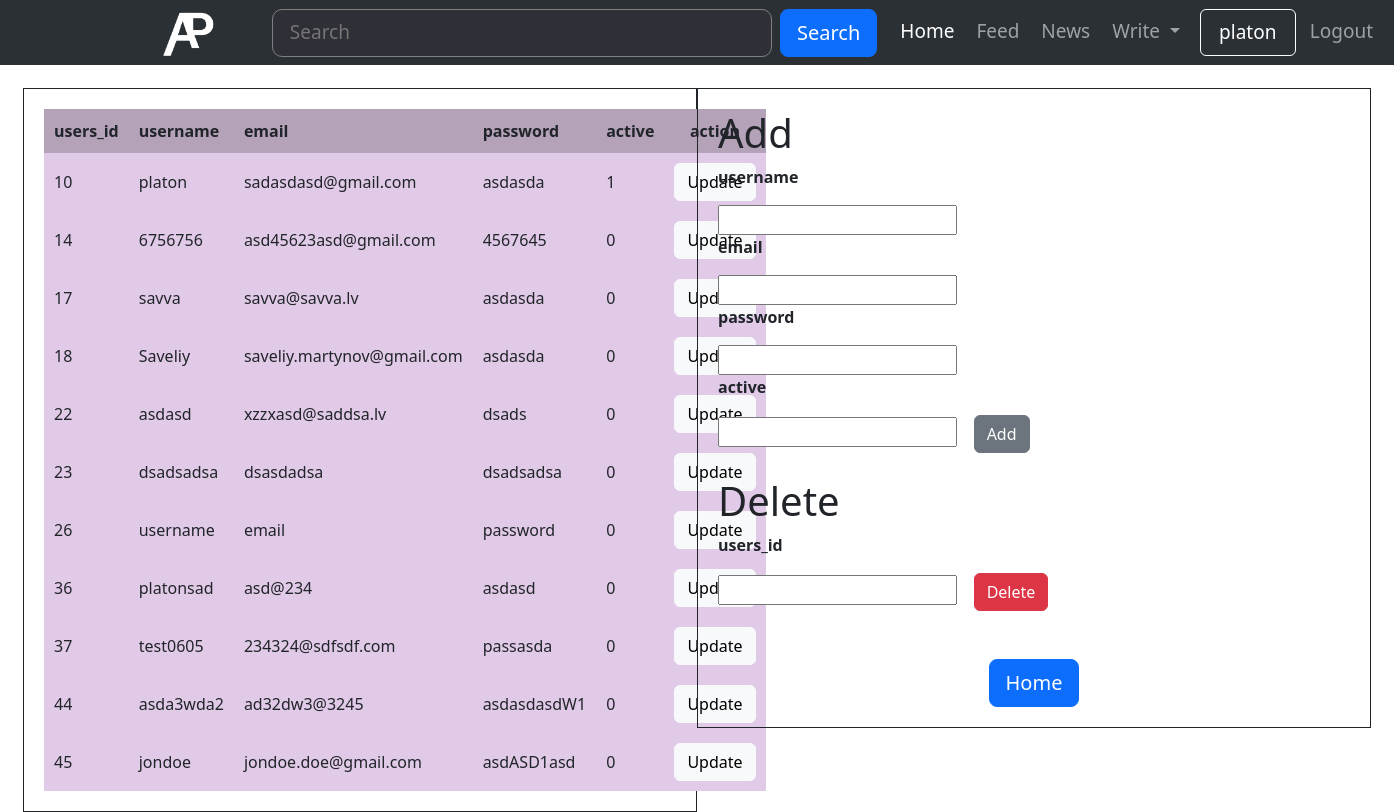
Screenshot of /news_portal_g1/admin_user.php (signed in) with the database file from the repository.
### tables this page shows
CREATE TABLE `users` (
  `users_id` int(11) NOT NULL,
  `username` varchar(255) NOT NULL,
  `email` varchar(255) NOT NULL,
  `password` varchar(255) NOT NULL,
  `active` int(1) NOT NULL
);

### news_portal_g1/admin_user.php (the view, shortened to what this page needs)
<?php
    $servername = "localhost";
    $database = "news_portal";
    $username = "root";
    $password = "";
    $conn = mysqli_connect($servername, $username, $password, $database);
?>
<!doctype html>
<html lang="en">
<head>
    <link rel ="stylesheet" href="https://cdn.jsdelivr.net/npm/bootstrap@5.3.0-alpha1/dist/css/bootstrap.min.css" rel="stylesheet">
    <link rel ="stylesheet" href="style.css">
</head>
<body>
        <nav class="padding-navbar navbar navbar-expand-lg bg-body-tertiary navbar bg-dark class-navbar" data-bs-theme="dark">
            <div class="container-fluid">
            <a href="home.php"><img class="navbar-brand" src="/news_portal_g1/img/ap-logo.png" width="100px" alt=""></a>
                <form class="d-flex" role="search">
                <input class="form-control-header me-2" type="search" placeholder="   Search" aria-label="Search">
                <button class=" btn btn-lg btn-primary border-radiuss-10" type="submit">Search</button>
                </form>
            </div>
            <ul class="navbar-nav me-auto my-2 my-lg-0 navbar-nav-scroll " style="--bs-scroll-height: 100px;">
                <li class="nav-item">
                    <a class="nav-link active" aria-current="page" href="home.php">Home</a>
                </li>
                <li class="nav-item">
                    <a class="nav-link" href="#">Feed</a>
                </li>
                <li class="nav-item">
                    <a class="nav-link" href="#">News</a>
                    </li>
                <li class="nav-item dropdown">
                    <a class="btn btn-primary nav-link dropdown-toggle" href="#" role="button"
                    data-bs-toggle="dropdown" aria-expanded="false">
                    Write
                    </a>
                </li>
            <li class="menu-member">
                <?php
                    if(isset($_SESSION["username"]))
                    {
                ?>
                    <li><a href="profile.php" class=" border nav-link border border-white rounded  css-test" href="index.php"><?php echo $_SESSION['username']; ?></a></li>
                    <li><a href="logout.php" class="nav-link">Logout</a></li>
                <?php
                    }
                    else
                    {
                ?>
                    <li><a href="index.php" class="nav-link active">&nbspRegister</a></li>
                    <li><a href="login.php" class="nav-link active">Login</a></li>
                <?php
                    }
                ?>
            </li>
                </ul>
        </nav>
    <div class="float-container">
<div class="float-child">
  <table>
        <tr>
            <th>users_id</th>
            <th>username</th>
            <th>email</th>
            <th>password</th>
            <th>active</th>
            <th><center>action</center></th>
        </tr>
            <?php
            $users = mysqli_query($conn,"SELECT * FROM `users`");
            $users=mysqli_fetch_all($users);
        foreach ($users as $user)
        {
        echo '
        <tr>
            <td>' .$user[0]  . '</td>
            <td>' .$user[1]  . '</td>
            <td>' .$user[2]  . '</td>
            <td>' .$user[3]  . '</td>
            <td>' .$user[4]  . '</td>
            <td><a class="btn btn-light" href="update_user.php?k_id='.$user[0] .'">Update</a> </td>
        </tr>
        ';
        }
            ?>
        </table>
</div>
<div class="float-child">
  <h1>Add</h1>
        <form action="add_user.php" method="post" enctype="multipart/form-data">
            <p><b>username</b></p>
            <input type="text" name="name">
            <p><b>email</b></p>
            <input type="email" name="email">
            <p><b>password</b></p>
            <input type="password" name="password">
            <p><b>active</b></p>
            <input type="text" name="active">&nbsp&nbsp&nbsp
            <button type="submit" class="btn btn-secondary">Add</button>
        </form><br>
        <h1>Delete</h1>
        <form action="delete_user.php" method="post" enctype="multipart/form-data">
            <p><b>users_id</b></p>
            <input type="text" name="id">&nbsp&nbsp&nbsp
            <button type="submit" class="btn btn-danger">Delete </button><br><br><br>
        </form>
        <?php
        echo "<center><a href='home.php' class='btn btn-lg btn-primary'> Home </a></center>";
        ?>
  </div>
</div>
</body>
</html>

### news_portal_g1/admin_user.php (style rules this page uses)
th,td { padding: 10px; }
th { background: #b3a2b8; }
td { background: #e1cae8; }
button { padding: 10px; background: #e3e3e3; border: unset; cursor: pointer; }
.css-test { background-color:; text-align:center; width:6rem; color:white; }
li { margin:3px; }
.padding-navbar { padding-left: 8rem; padding-right: 8rem; }
.class-navbar { height: 65px; font-size: 19px; }
.form-control-header { width: 500px; border-radius: 10px; background-color: rgb(47, 47, 56); color: rgb(219, 219, 219); border-width: 1px; border-style:solid; border-color: gray; }
.float-container { border: 3px solid #fff; padding: 20px; }
.float-child { width: 50%; float: left; padding: 20px; border: 1px solid; }

### rows the page displays
users: users_id "10", username "platon", email "sadasdasd@gmail.com", password "asdasda", active "1"
users: users_id "14", username "6756756", email "asd45623asd@gmail.com", password "4567645", active "0"
users: users_id "17", username "savva", email "savva@savva.lv", password "asdasda", active "0"
users: users_id "18", username "Saveliy", email "saveliy.martynov@gmail.com", password "asdasda", active "0"
users: users_id "22", username "asdasd", email "xzzxasd@saddsa.lv", password "dsads", active "0"
users: users_id "23", username "dsadsadsa", email "dsasdadsa", password "dsadsadsa", active "0"
users: users_id "26", username "username", email "email", password "password", active "0"
users: users_id "36", username "platonsad", email "asd@234", password "asdasd", active "0"
users: users_id "37", username "test0605", email "234324@sdfsdf.com", password "passasda", active "0"
users: users_id "44", username "asda3wda2", email "ad32dw3@3245", password "asdasdasdW1", active "0"
users: users_id "45", username "jondoe", email "jondoe.doe@gmail.com", password "asdASD1asd", active "0"

### other values shown
$_SESSION['username'] "platon"
